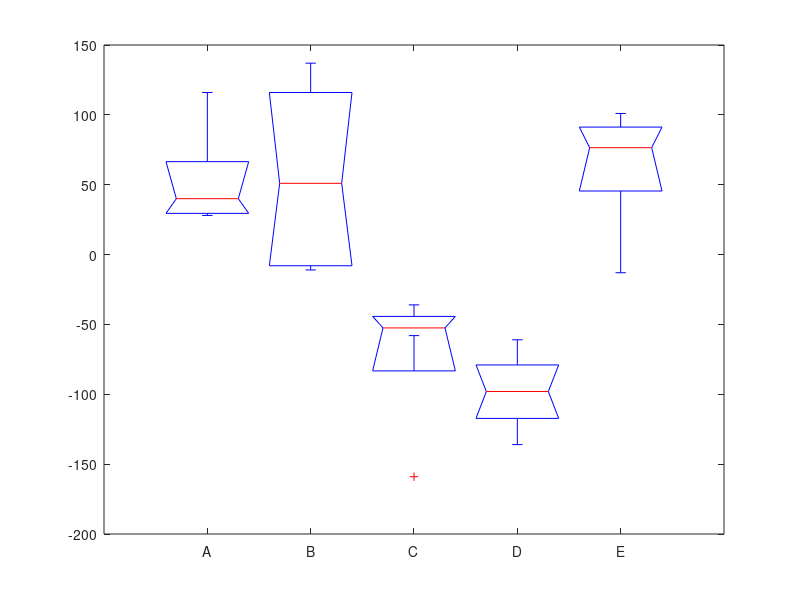

The MATLAB source for this figure: (Note: this script raises an error after producing the figure.)
clear all
close all

y = [414 377 326 273 449
434 493 337 299 472
500 521 348 323 485
412 373 225 248 371];

ropes = {'A','B','C','D','E'};

p = anova1(y,ropes);

boxplot(y, ropes, 'notch','on')
ylim([0 max(y(:))*1.1])
xlabel('Rope Type','FontSize',10,'FontWeight','bold')
ylabel('Breaking Strength (lb)','FontSize',12,'FontWeight','bold')